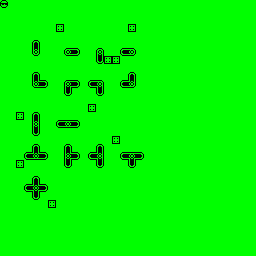

Rendered tile map (Tiled .tmx) drawn with the repository's tilesets; below, a short description and the full map source, tile grids included:
An orthogonal 32x32 tile map with 8x8 px tiles, 1 tile layer (Kachelebene 1).

<map version="1.0" tiledversion="1.0.3" orientation="orthogonal" renderorder="right-down" width="32" height="32" tilewidth="8" tileheight="8" nextobjectid="1">
 <tileset firstgid="1" source="tiles.tsx" />
 <layer name="Kachelebene 1" width="32" height="32">
  <data encoding="csv">
177,129,129,129,129,129,129,129,129,129,129,129,129,129,129,129,129,129,129,129,129,129,129,129,129,129,129,129,129,129,129,129,
129,129,129,129,129,129,129,129,129,129,129,129,129,129,129,129,129,129,129,129,129,129,129,129,129,129,129,129,129,129,129,129,
129,129,129,129,129,129,129,129,129,129,129,129,129,129,129,129,129,129,129,129,129,129,129,129,129,129,129,129,129,129,129,129,
129,129,129,129,129,129,129,144,129,129,129,129,129,129,129,129,144,129,129,129,129,129,129,129,129,129,129,129,129,129,129,129,
129,129,129,129,129,129,129,129,129,129,129,129,129,129,129,129,129,129,129,129,129,129,129,129,129,129,129,129,129,129,129,129,
129,129,129,129,178,129,129,129,129,129,129,129,129,129,129,129,129,129,129,129,129,129,129,129,129,129,129,129,129,129,129,129,
129,129,129,129,162,129,129,129,163,179,129,129,165,129,129,185,169,129,129,129,129,129,129,129,129,129,129,129,129,129,129,129,
129,129,129,129,129,129,129,129,129,129,129,129,181,144,144,129,129,129,129,129,129,129,129,129,129,129,129,129,129,129,129,129,
129,129,129,129,129,129,129,129,129,129,129,129,129,129,129,129,129,129,129,129,129,129,129,129,129,129,129,129,129,129,129,129,
129,129,129,129,178,129,129,129,129,129,129,129,129,129,129,129,178,129,129,129,129,129,129,129,129,129,129,129,129,129,129,129,
129,129,129,129,164,179,129,129,167,179,129,185,173,129,129,185,170,129,129,129,129,129,129,129,129,129,129,129,129,129,129,129,
129,129,129,129,129,129,129,129,181,129,129,129,181,129,129,129,129,129,129,129,129,129,129,129,129,129,129,129,129,129,129,129,
129,129,129,129,129,129,129,129,129,129,129,129,129,129,129,129,129,129,129,129,129,129,129,129,129,129,129,129,129,129,129,129,
129,129,129,129,129,129,129,129,129,129,129,144,129,129,129,129,129,129,129,129,129,129,129,129,129,129,129,129,129,129,129,129,
129,129,144,129,178,129,129,129,129,129,129,129,129,129,129,129,129,129,129,129,129,129,129,129,129,129,129,129,129,129,129,129,
129,129,129,129,166,129,129,185,171,179,129,129,129,129,129,129,129,129,129,129,129,129,129,129,129,129,129,129,129,129,129,129,
129,129,129,129,181,129,129,129,129,129,129,129,129,129,129,129,129,129,129,129,129,129,129,129,129,129,129,129,129,129,129,129,
129,129,129,129,129,129,129,129,129,129,129,129,129,129,144,129,129,129,129,129,129,129,129,129,129,129,129,129,129,129,129,129,
129,129,129,129,178,129,129,129,178,129,129,129,178,129,129,129,129,129,129,129,129,129,129,129,129,129,129,129,129,129,129,129,
129,129,129,185,172,179,129,129,168,179,129,185,174,129,129,185,175,179,129,129,129,129,129,129,129,129,129,129,129,129,129,129,
129,129,144,129,129,129,129,129,181,129,129,129,181,129,129,129,181,129,129,129,129,129,129,129,129,129,129,129,129,129,129,129,
129,129,129,129,129,129,129,129,129,129,129,129,129,129,129,129,129,129,129,129,129,129,129,129,129,129,129,129,129,129,129,129,
129,129,129,129,178,129,129,129,129,129,129,129,129,129,129,129,129,129,129,129,129,129,129,129,129,129,129,129,129,129,129,129,
129,129,129,185,176,179,129,129,129,129,129,129,129,129,129,129,129,129,129,129,129,129,129,129,129,129,129,129,129,129,129,129,
129,129,129,129,181,129,129,129,129,129,129,129,129,129,129,129,129,129,129,129,129,129,129,129,129,129,129,129,129,129,129,129,
129,129,129,129,129,129,144,129,129,129,129,129,129,129,129,129,129,129,129,129,129,129,129,129,129,129,129,129,129,129,129,129,
129,129,129,129,129,129,129,129,129,129,129,129,129,129,129,129,129,129,129,129,129,129,129,129,129,129,129,129,129,129,129,129,
129,129,129,129,129,129,129,129,129,129,129,129,129,129,129,129,129,129,129,129,129,129,129,129,129,129,129,129,129,129,129,129,
129,129,129,129,129,129,129,129,129,129,129,129,129,129,129,129,129,129,129,129,129,129,129,129,129,129,129,129,129,129,129,129,
129,129,129,129,129,129,129,129,129,129,129,129,129,129,129,129,129,129,129,129,129,129,129,129,129,129,129,129,129,129,129,129,
129,129,129,129,129,129,129,129,129,129,129,129,129,129,129,129,129,129,129,129,129,129,129,129,129,129,129,129,129,129,129,129,
129,129,129,129,129,129,129,129,129,129,129,129,129,129,129,129,129,129,129,129,129,129,129,129,129,129,129,129,129,129,129,129
</data>
 </layer>
</map>
